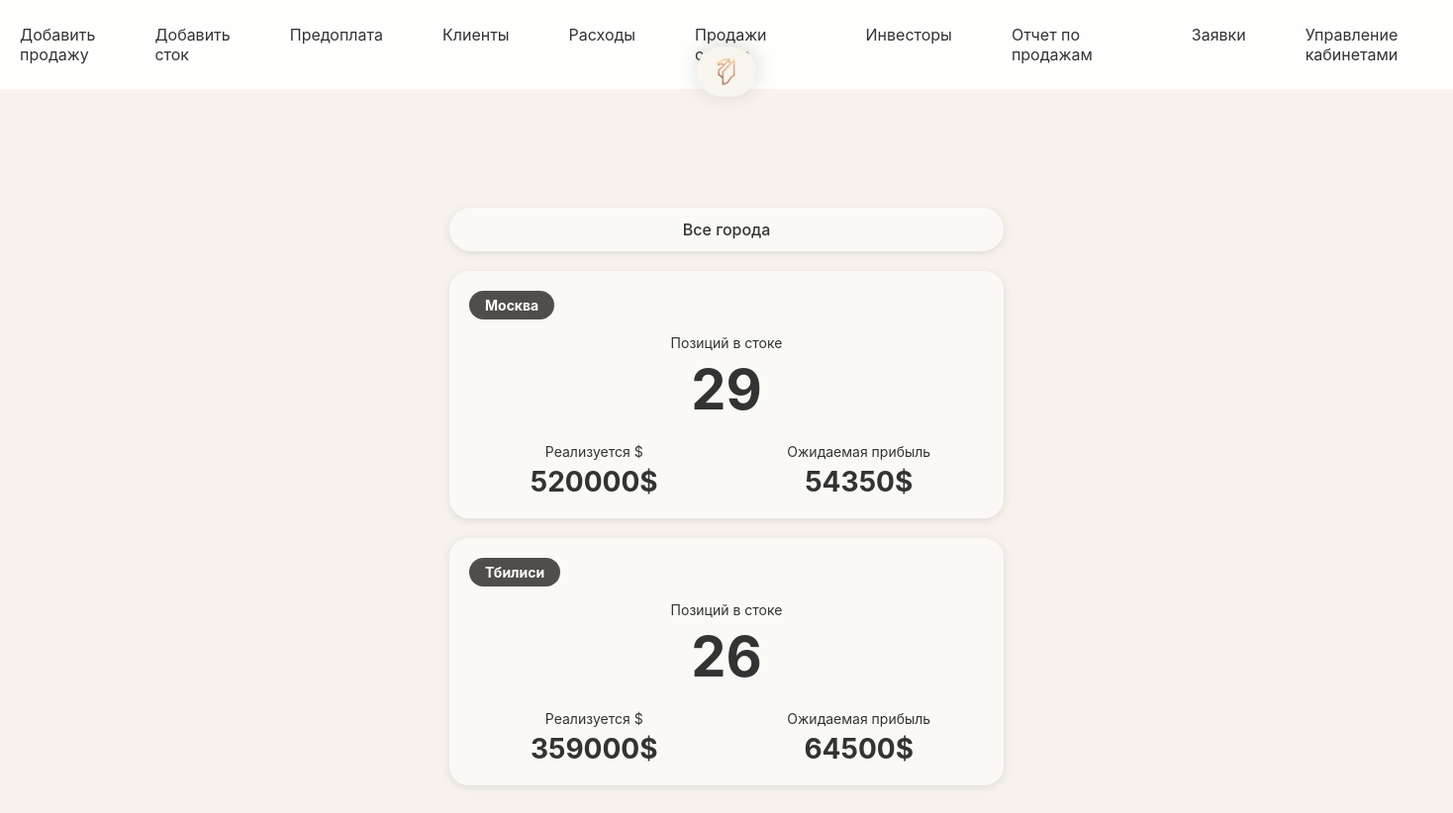
/stock_cities (signed in), run on the app's committed database.
### app.py (models this page shows, shortened)
class City(db.Model):
    id = db.Column(db.Integer, primary_key=True)
    name = db.Column(db.String(100), unique=True, nullable=False)

### app.py (the view)
@app.route('/stock_cities')
@login_required
def stock_cities():
    cities = City.query.all()
    cities_data = {}
    for city in cities:
        general_items = StockItem.query.filter(
            StockItem.city_id == city.id,
            or_(StockItem.sold == False, StockItem.sold.is_(None)),
            StockItem.komissionnyy == False
        ).all()
        commission_items = StockItem.query.filter(
            StockItem.city_id == city.id,
            or_(StockItem.sold == False, StockItem.sold.is_(None)),
            StockItem.komissionnyy == True
        ).all()
        all_items = general_items + commission_items
        if all_items:  # Показываем только города со стоком
            total_invested = sum(item.total_invested for item in all_items)
            stock_positions = sum(item.quantity for item in all_items)
            expected_profit = sum(item.expected_profit for item in all_items)
            cities_data[city.name] = {
                'positions': stock_positions,
                'invested': total_invested,
                'expected_profit': expected_profit
            }
    sorted_cities = sorted(cities_data.items())
    is_admin = session.get('is_admin', False)
    return render_template('stock_cities.html',
                         cities_data=dict(sorted_cities),
                         is_admin=is_admin,
                         stock_type='general')

### app.py (called while the page is built, shortened)
def login_required(f):
    @wraps(f)
    def decorated_function(*args, **kwargs):
        if 'user_id' not in session:
            flash('Пожалуйста, войдите в систему', 'error')
            return redirect(url_for('login'))
        user = get_current_user()
        if user and user.is_investor:
            allowed_routes = ['stock', 'investor_stock_detail', 'investor_stock_item_detail', 'my_sales_history', 'logout', 'uploaded_file']
            if f.__name__ not in allowed_routes:
                flash('Доступ запрещен', 'error')
                return redirect(url_for('stock'))
        return f(*args, **kwargs)
    return decorated_function

def get_current_user():
    if 'user_id' not in session:
        return None
    return User.query.get(session['user_id'])

    @property
    def total_invested(self):
        if self.buy_price is None:
            return 0
        return self.buy_price * self.quantity

    @property
    def expected_profit(self):
        if self.buy_price is None:
            return 0
        return (self.expected_sell_price - self.buy_price) * self.quantity

### templates/stock_cities.html (shortened to what this page needs)
{% extends 'base.html' %}
{% block content %}
<div class="logo-icon">
    <a href="{{ url_for('main') }}">
        <img src="{{ url_for('uploaded_file', filename='logo.png') }}" alt="Logo">
    </a>
</div>
<div class="stock-cities-container">
    <div class="city-filter-bar">
        Все города
    </div>
    {% for city_name, data in cities_data.items() %}
    <div class="city-stock-card">
        {% if stock_type == 'commission' %}
        <a href="{{ url_for('commission_stock_city_detail', city_name=city_name) }}">
        {% else %}
        <a href="{{ url_for('stock_city_detail', city_name=city_name) }}">
        {% endif %}
            <div class="city-label">{{ city_name }}</div>
            <div class="stock-positions">
                <div class="stock-positions-label">Позиций в стоке</div>
                <div class="stock-positions-number">{{ data.positions }}</div>
            </div>
            {% if is_admin %}
            <div class="financial-data">
                {% if stock_type != 'commission' %}
                <div class="financial-column">
                    <div class="financial-label">Реализуется $</div>
                    <div class="financial-value">{{ "%.0f"|format(data.invested) }}$</div>
                </div>
                {% endif %}
                <div class="financial-column">
                    <div class="financial-label">Ожидаемая прибыль</div>
                    <div class="financial-value">{{ "%.0f"|format(data.expected_profit) }}$</div>
                </div>
            </div>
            {% endif %}
        </a>
    </div>
    {% endfor %}
</div>
{% endblock %}

### templates/base.html (style rules this page uses)
* { margin: 0; padding: 0; box-sizing: border-box; }
body { font-family: -apple-system, BlinkMacSystemFont, 'Segoe UI', Roboto, Oxygen, Ubuntu, Cantarell, sans-serif; background: #F7F3EC; min-height: 100vh; }
img { max-height: 100px; border-radius: 4px; }

### templates/stock_cities.html (style rules this page uses)
.stock-cities-container { max-width: 500px; margin: 0 auto; padding: 20px; padding-top: 150px; }
.logo-icon { position: fixed; top: 10px; left: 50%; transform: translateX(-50%); width: 120px; height: 120px; margin: 0; border-radius: 50%; display: flex; align-items: center; justify-content: center; z-index: 100; }
.logo-icon a { display: flex; align-items: center; justify-content: center; width: 100%; height: 100%; text-decoration: none; }
.logo-icon img { width: 100%; height: 100%; object-fit: contain; border-radius: 50%; cursor: pointer; }
.city-filter-bar { background: rgba(255, 255, 255, 0.5); padding: 12px 24px; border-radius: 43px; text-align: center; font-size: 16px; font-weight: 500; color: #333; margin-bottom: 20px; width: 100%; box-sizing: border-box; cursor: pointer; box-shadow: 0 2px 8px rgba(0,0,0,0.1); }
.city-stock-card { background: rgba(255, 255, 255, 0.5); border-radius: 20px; padding: 20px; margin-bottom: 20px; box-shadow: 0 2px 8px rgba(0,0,0,0.1); position: relative; cursor: pointer; transition: background 0.2s, box-shadow 0.2s; }
.city-stock-card a { text-decoration: none; color: inherit; display: block; }
.city-label { display: inline-block; background: #514D4A; color: white; padding: 6px 16px; border-radius: 20px; font-size: 14px; font-weight: bold; margin-bottom: 15px; }
.stock-positions { text-align: center; margin-bottom: 20px; }
.stock-positions-label { font-size: 14px; color: #333; margin-bottom: 5px; }
.stock-positions-number { font-size: 48px; font-weight: bold; color: #333; }
.financial-data { display: flex; gap: 15px; margin-top: 15px; }
.financial-column { flex: 1; text-align: center; }
.financial-label { font-size: 14px; color: #333; margin-bottom: 5px; }
.financial-value { font-size: 24px; font-weight: bold; color: #333; }
@media (min-width: 768px) { .stock-cities-container { max-width: 600px; padding-top: 90px; } }
@media (min-width: 768px) { .stock-positions-number { font-size: 56px; } }
@media (min-width: 768px) { .financial-value { font-size: 28px; } }

### data on the page
City: name "Москва", positions "29", invested "520000", expected_profit "54350"
City: name "Тбилиси", positions "26", invested "359000", expected_profit "64500"
